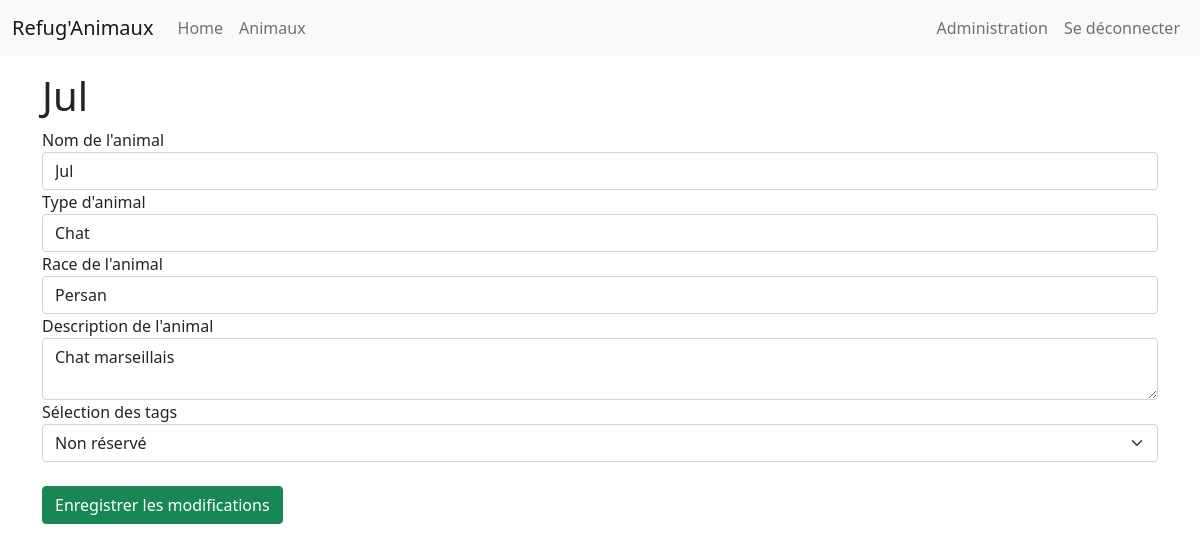
/admin/animals/edit/9 (signed in), run on the app's committed database.
### tables this page shows
CREATE TABLE `animals` (
  `id` int(11) NOT NULL,
  `name` varchar(255) NOT NULL,
  `type` varchar(255) NOT NULL,
  `race` varchar(255) NOT NULL,
  `description` text NOT NULL,
  `created_at` datetime DEFAULT CURRENT_TIMESTAMP
);

### app/Controllers/Controller.php (called while the page is built, shortened)
<?php
abstract class Controller {
    protected $db;
    public function __construct(DBConnection $db)
    {
        $this->db = $db;
    }
    protected function view(string $path, array $params = null)
    {
        $path = str_replace('.', DIRECTORY_SEPARATOR, $path);
        require VIEWS . $path . '.php';
        require VIEWS . 'layout.php';
    }
    protected function getDB()
    {
        return $this->db;
    }
}

### app/Controllers/Admin/AnimalController.php (called while the page is built, shortened)
<?php
class AnimalController extends Controller {
    public function edit(int $id)
    {
        $animal = (new Animal($this->getDB()))->findById($id);
        $tags = (new Tag($this->getDB()))->all();
        return $this->view('admin.animal.form', compact('animal', 'tags'));
    }
}

### routes/Route.php (called while the page is built, shortened)
<?php
class Route {
    public $path;
    public $action;
    public $matches;
    public function __construct($path, $action)
    {
        $this->path = trim($path, '/');
        $this->action = $action;
    }
    public function matches(string $url)
    {
        $path = preg_replace('#:([\w]+)#', '([^/]+)', $this->path);
        $pathToMatch = "#^$path$#";
        if (preg_match($pathToMatch, $url, $matches)) {
            $this->matches = $matches;
            return true;
        } else {
            return false;
        }
    }
    public function execute()
    {
        $params = explode('@', $this->action);
        $controller = new $params[0](new DBConnection(DB_NAME, DB_HOST, DB_USER, DB_PWD));
        $method = $params[1];
        return isset($this->matches[1]) ? $controller->$method($this->matches[1]) : $controller->$method();
    }
}

### routes/Router.php (called while the page is built, shortened)
<?php
class Router {
    public $url;
    public $routes = [];
    public function __construct($url)
    {
        $this->url = trim($url, '/');
    }
    public function get(string $path, string $action)
    {
        $this->routes['GET'][] = new Route($path, $action);
    }
    public function post(string $path, string $action)
    {
        $this->routes['POST'][] = new Route($path, $action);
    }
    public function run()
    {
        foreach ($this->routes[$_SERVER['REQUEST_METHOD']] as $route) {
            if ($route->matches($this->url)) {
                return $route->execute();
            }
        }
        throw new NotFoundException("Cette page n'existe pas :3");
    }
}

### public/index.php (called while the page is built, shortened)
<?php
    $router = new Router($_GET['url']);
    $router->get('/', 'App\Controllers\AnimalsController@welcome');
    $router->get('/animals', 'App\Controllers\AnimalsController@index');
    $router->get('/animals/:id', 'App\Controllers\AnimalsController@show');
    $router->get('/tags/:id', 'App\Controllers\AnimalsController@tag');
    $router->get('/login', 'App\Controllers\UserController@login');
    $router->post('/login', 'App\Controllers\UserController@loginPost');
    $router->get('/logout', 'App\Controllers\UserController@logout');
    $router->get('/admin/animals', 'App\Controllers\Admin\AnimalController@index');
    $router->get('/admin/animals/create', 'App\Controllers\Admin\AnimalController@create');
    $router->post('/admin/animals/create', 'App\Controllers\Admin\AnimalController@createAnimal');
    $router->post('/admin/animals/delete/:id', 'App\Controllers\Admin\AnimalController@destroy');
    $router->get('/admin/animals/edit/:id', 'App\Controllers\Admin\AnimalController@edit');
    $router->post('/admin/animals/edit/:id', 'App\Controllers\Admin\AnimalController@update');
    try {
        $router->run();
    } catch (NotFoundException $e) {
        return $e->error404();
    }
?>

### app/Models/Model.php (called while the page is built, shortened)
<?php
abstract class Model {
    protected $db;
    protected $table;
    public function __construct(DBConnection $db)
    {
        $this->db = $db;
    }
    public function all(): array
    {
        return $this->query("SELECT * FROM {$this->table} ORDER BY created_at DESC");
    }
    public function findById(int $id): Model
    {
        return $this->query("SELECT * FROM {$this->table} WHERE id = ?", [$id], true);
    }
    public function query(string $sql, array $param = null, bool $single = null)
    {
        $method = is_null($param) ? 'query' : 'prepare';
        $fetch = is_null($single) ? 'fetchAll' : 'fetch';
        $stmt = $this->db->getPDO()->$method($sql);
        $stmt->setFetchMode(PDO::FETCH_CLASS, get_class($this), [$this->db]);
        if ($method === 'query') {
            return $stmt->$fetch();
        } else {
            $stmt->execute($param);
            return $stmt->$fetch();
        }
    }
}

### database/DBConnection.php (called while the page is built, shortened)
<?php
class DBConnection {
    private $dbname;
    private $host;
    private $username;
    private $password;
    private $pdo;
    public function __construct(string $dbname, string $host, string $username, string $password)
    {
        $this->dbname = $dbname;
        $this->host = $host;
        $this->username = $username;
        $this->password = $password;
    }
    public function getPDO(): PDO
    {
        return $this->pdo ?? $this->pdo = new PDO("mysql:dbname={$this->dbname};host={$this->host}", $this->username, $this->password, [
            PDO::ATTR_ERRMODE => PDO::ERRMODE_EXCEPTION,
            PDO::ATTR_DEFAULT_FETCH_MODE => PDO::FETCH_OBJ,
            PDO::MYSQL_ATTR_INIT_COMMAND => 'SET CHARACTER SET UTF8'
        ]);
    }
}

### app/Models/Animal.php (called while the page is built, shortened)
<?php
class Animal extends Model {
    public function getTags()
    {
        return $this->query("
            SELECT t.* FROM tags t
            INNER JOIN animal_tag at ON at.tag_id = t.id
            WHERE at.animal_id = ?
        ", [$this->id]);
    }
}

### views/admin/animal/form.php (the view)
<h1 class="mt-3"><?= $params['animal']->name ?? 'Ajouter votre animal' ?></h1>
<form action="<?= isset($params['animal']) ? "/admin/animals/edit/{$params['animal']->id}" : "/admin/animals/create" ?>" method="POST">
    <div class="form-group">
        <label for="name">Nom de l'animal</label>
        <input type="text" class="form-control" name="name" id="name" value="<?= $params['animal']->name ?? '' ?>">
    </div>
    <div class="form-group">
        <label for="type">Type d'animal</label>
        <input type="text" class="form-control" name="type" id="type" value="<?= $params['animal']->type ?? '' ?>">
    </div>
    <div class="form-group">
        <label for="race">Race de l'animal</label>
        <input type="text" class="form-control" name="race" id="race" value="<?= $params['animal']->race ?? '' ?>">
    </div>
    <div class="form-group">
        <label for="description">Description de l'animal</label>
        <textarea name="description" id="description" class="form-control"><?= $params['animal']->description ?? '' ?></textarea>
    </div>
    <div class="form-group">
        <label for="tags">Sélection des tags</label>
        <select class="form-select" id="tags" name="tags[]">
            <?php foreach($params['tags'] as $tag) : ?>
                <option value="<?= $tag->id ?>"
                <?php if (isset($params['animal'])) : ?>
                <?php foreach($params['animal']->getTags() as $animalTag) {
                    echo ($tag->id === $animalTag->id) ? 'selected' : '';
                }?>
                <?php endif ?>><?= $tag->name ?></option>
            <?php endforeach ?>
        </select>
    </div><br/>
    <button type="submit" class="btn btn-success"><?= isset($params['animal']) ?'Enregistrer les modifications' : 'Ajouter mon animal' ?></button>
</form>

### data on the page
animals: name "Jul", type "Chat", race "Persan", description "Chat marseillais"

### other printed values
form field value "Non réservé"
